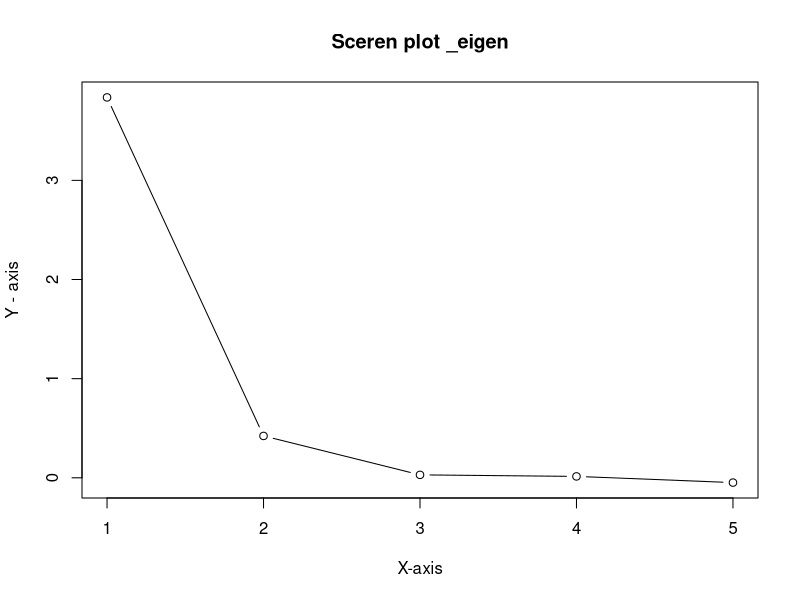

This figure's R source:
install.packages("psych")
library(psych)
data("mtcars")
head(mtcars)
my_data <- mtcars[, c("mpg", "disp", "hp", "drat", "wt")]
str(my_data)
#apply f a 
factor_result <- fa(my_data,nfactors = 2 , rotate = "varimax")
print(factor_result)
eigen_values <- factor_result$values
plot(1:length(eigen_values),eigen_values,type = "b", main = "Sceren plot _eigen" , xlab = "X-axis", ylab = "Y - axis")
